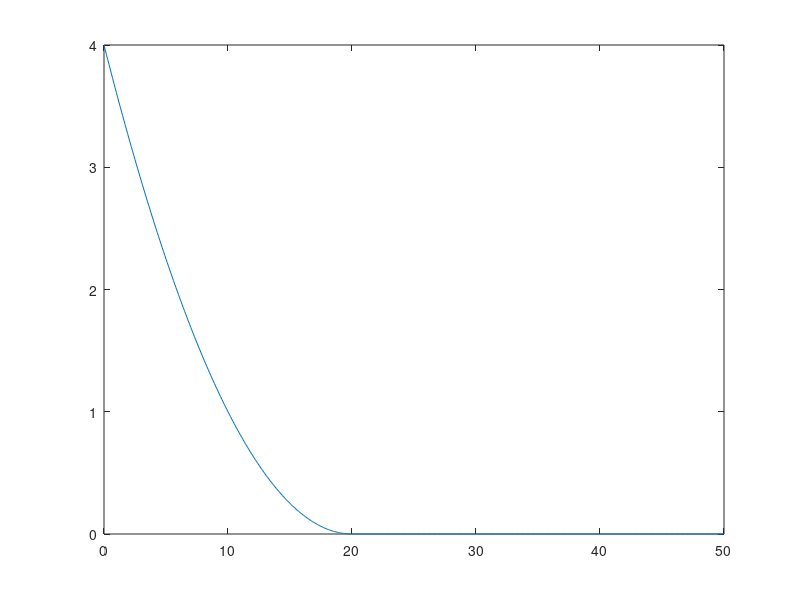

Write MATLAB code to recreate this figure.
clear;
clc;



h_terr = 10;
d_set = linspace(0,-50,501);
delta_h = 10;

h_p = max(1+(d_set+h_terr)/delta_h, 0);

plot(-d_set,h_p.^2)